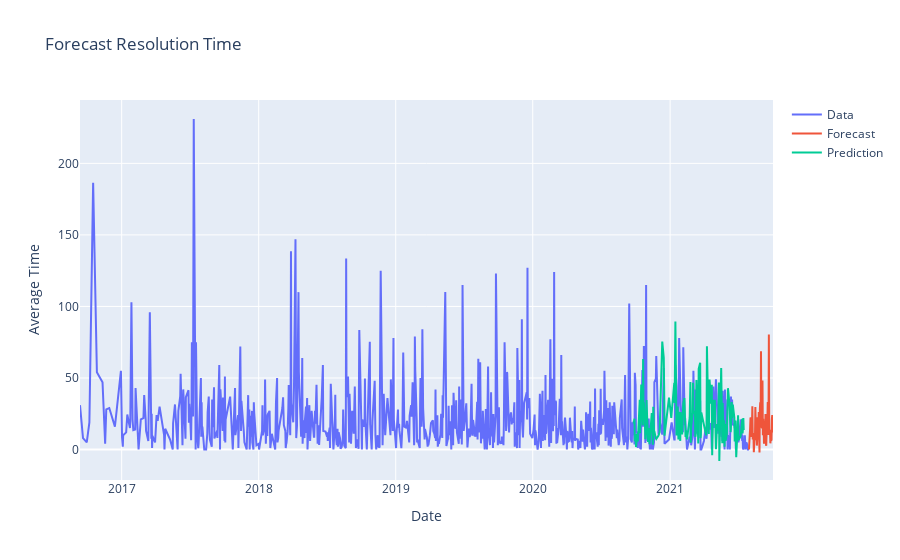

Notebook source saved alongside this figure:
### Code cell
import plotly.offline as pyo
import plotly.graph_objs as go
from plotly.offline import iplot



trace1 = go.Scatter(
    x = df["Entered on"],
    y = close_data,
    mode = 'lines',
    name = 'Data'
)
trace2 = go.Scatter(
    x = forecast_dates,
    y = forecast,
    mode = 'lines',
    name = 'Forecast'
)
trace3 = go.Scatter(
    x = date_test,
    y = prediction,
    mode = 'lines',
    name = 'Prediction'
)

layout = go.Layout(
    title = "Forecast Resolution Time",
    xaxis = {'title' : "Date"},
    yaxis = {'title' : "Average Time"}
)
fig = go.Figure(data=[trace1, trace2, trace3], layout=layout)
fig.show()

### Figure 1 — Plotly figure (JSON) as saved in the notebook; plotly's stock layout.template omitted (floating-point values rounded to 4 significant figures; data arrays with more than 128 entries replaced by an {"elided": "..."} marker saying what was removed)
{"data": [{"mode": "lines", "name": "Data", "type": "scatter", "x": {"elided": "793 str values"}, "y": {"elided": "793 float values"}}, {"mode": "lines", "name": "Forecast", "type": "scatter", "x": ["2021-07-30T00:00:00", "2021-07-31T00:00:00", "2021-08-01T00:00:00", "2021-08-02T00:00:00", "2021-08-03T00:00:00", "2021-08-04T00:00:00", "2021-08-05T00:00:00", "2021-08-06T00:00:00", "2021-08-07T00:00:00", "2021-08-08T00:00:00", "2021-08-09T00:00:00", "2021-08-10T00:00:00", "2021-08-11T00:00:00", "2021-08-12T00:00:00", "2021-08-13T00:00:00", "2021-08-14T00:00:00", "2021-08-15T00:00:00", "2021-08-16T00:00:00", "2021-08-17T00:00:00", "2021-08-18T00:00:00", "2021-08-19T00:00:00", "2021-08-20T00:00:00", "2021-08-21T00:00:00", "2021-08-22T00:00:00", "2021-08-23T00:00:00", "2021-08-24T00:00:00", "2021-08-25T00:00:00", "2021-08-26T00:00:00", "2021-08-27T00:00:00", "2021-08-28T00:00:00", "2021-08-29T00:00:00", "2021-08-30T00:00:00", "2021-08-31T00:00:00", "2021-09-01T00:00:00", "2021-09-02T00:00:00", "2021-09-03T00:00:00", "2021-09-04T00:00:00", "2021-09-05T00:00:00", "2021-09-06T00:00:00", "2021-09-07T00:00:00", "2021-09-08T00:00:00", "2021-09-09T00:00:00", "2021-09-10T00:00:00", "2021-09-11T00:00:00", "2021-09-12T00:00:00", "2021-09-13T00:00:00", "2021-09-14T00:00:00", "2021-09-15T00:00:00", "2021-09-16T00:00:00", "2021-09-17T00:00:00", "2021-09-18T00:00:00", "2021-09-19T00:00:00", "2021-09-20T00:00:00", "2021-09-21T00:00:00", "2021-09-22T00:00:00", "2021-09-23T00:00:00", "2021-09-24T00:00:00", "2021-09-25T00:00:00", "2021-09-26T00:00:00", "2021-09-27T00:00:00", "2021-09-28T00:00:00", "2021-09-29T00:00:00", "2021-09-30T00:00:00", "2021-10-01T00:00:00", "2021-10-02T00:00:00"], "y": [0, 11.25, 10.58, 14.87, 21.83, 21.87, 13.21, 8.734, 16.12, 30.17, 7.028, 11.55, 9.27, -1.845, 4.436, 9.914, 7.583, 29.69, 16.04, 6.577, 15.13, 2.742, 7.349, 22.51, 20.41, 15.08, 26.24, 17.18, -2.023, 28.09, 32.95, 15.18, 68.73, 22.51, 20.96, 14.64, 48.15, 10.01, 21.43, 14.41, 4.021, 14.19, 19.64, 8.262, 24.81, 4.289, 2.576, 11.22, 12.8, 19.48, 33.23, 10.25, 13.24, 80.32, 12.79, 13.3, 13.77, 4.345, 7.176, 6.294, 6.719, 21.16, 24.06, 18.71, 11.98]}, {"mode": "lines", "name": "Prediction", "type": "scatter", "x": {"elided": "159 str values"}, "y": {"elided": "149 float values"}}], "layout": {"title": {"text": "Forecast Resolution Time"}, "xaxis": {"title": {"text": "Date"}}, "yaxis": {"title": {"text": "Average Time"}}}}
